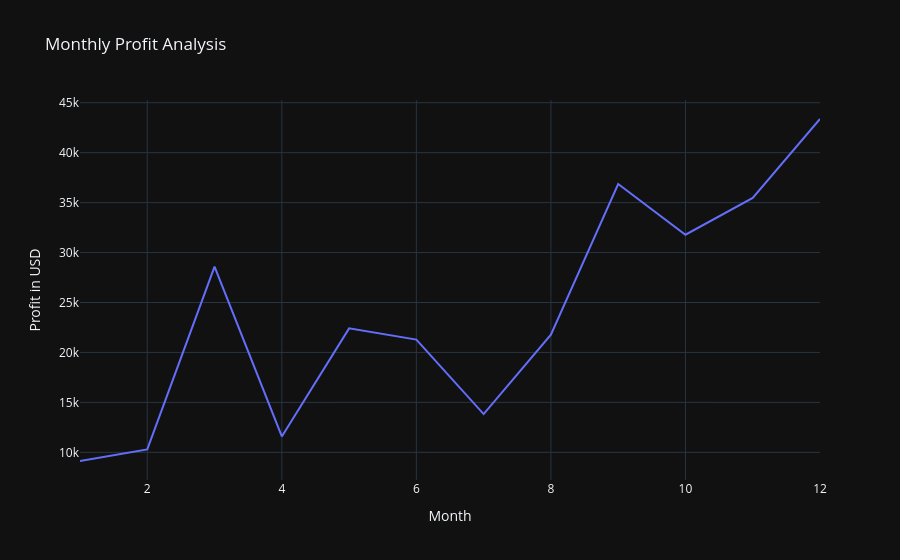

Notebook code cell kept with this figure:
### Code cell
# Monthly profit analysis
monthly_profit = df.groupby('Order_Month')['Profit'].sum().reset_index()
print(monthly_profit)
# let's create a figure of Monthly profit analysis
fig = px.line(monthly_profit, 
            x='Order_Month', 
            y='Profit', 
            title='Monthly Profit Analysis', 
            labels={'Profit':'Profit in USD', 'Order_Month':'Month'} )
fig.show()

### Figure 1 — Plotly figure (JSON) as saved in the notebook; plotly's stock layout.template omitted (floating-point values rounded to 4 significant figures)
{"data": [{"hovertemplate": "Month=%{x}<br>Profit in USD=%{y}<extra></extra>", "legendgroup": "", "line": {"color": "#636efa", "dash": "solid"}, "marker": {"symbol": "circle"}, "mode": "lines", "name": "", "orientation": "v", "showlegend": false, "type": "scatter", "x": [1, 2, 3, 4, 5, 6, 7, 8, 9, 10, 11, 12], "xaxis": "x", "y": [9134.0, 10290.0, 28590.0, 11590.0, 22410.0, 21290.0, 13830.0, 21780.0, 36860.0, 31780.0, 35470.0, 43370.0], "yaxis": "y"}], "layout": {"legend": {"tracegroupgap": 0}, "title": {"text": "Monthly Profit Analysis"}, "xaxis": {"anchor": "y", "domain": [0, 1], "title": {"text": "Month"}}, "yaxis": {"anchor": "x", "domain": [0, 1], "title": {"text": "Profit in USD"}}}}
